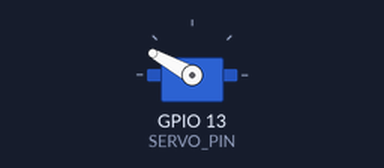
Bench run of a sketch on a simulated ESP32. Shown: servo. What the sketch prints to the serial monitor is not drawn.

Above: at 1.05 s.
Timing chart, 0 to 5.6 s (numbered marks = the images above):
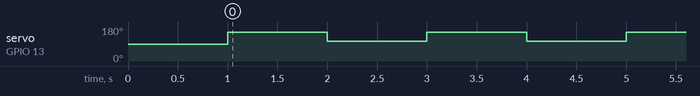

Measured:
- by itself, servo on GPIO 13 (SERVO_PIN): alternates 151° for 1.0 s and 105° for 1.0 s

The sketch:

esp32Exo.ino
```cpp
/*
 * Brief description
 *
 */

#include <ESP32Servo.h>

Servo myservo;

#define SERVO_PIN 13

double posServo1 = 2100; //0
double posServo2 = 1160; //90

double toggle = true;

double mapf(double x, double in_min, double in_max, double out_min, double out_max)
{
    return (x - in_min) * (out_max - out_min) / (in_max - in_min) + out_min;
}

void setup()
{
  pinMode(SERVO_PIN, OUTPUT);

  myservo.attach(SERVO_PIN); // PWM pin
  delay(1000);
  Serial.print("test setup..");

}

void loop()
{
  Serial.print("loop setup..");
  if(toggle){
    double angle = mapf(0.0, 0.0,1.570796, posServo1, posServo2);
    myservo.writeMicroseconds(angle);
    toggle = false;
  }
  else{
    double angle = mapf(0.785398, 0.0,1.570796, posServo1, posServo2);
    myservo.writeMicroseconds(angle);
    toggle = true;
  }


  delay(1000);
}
```
